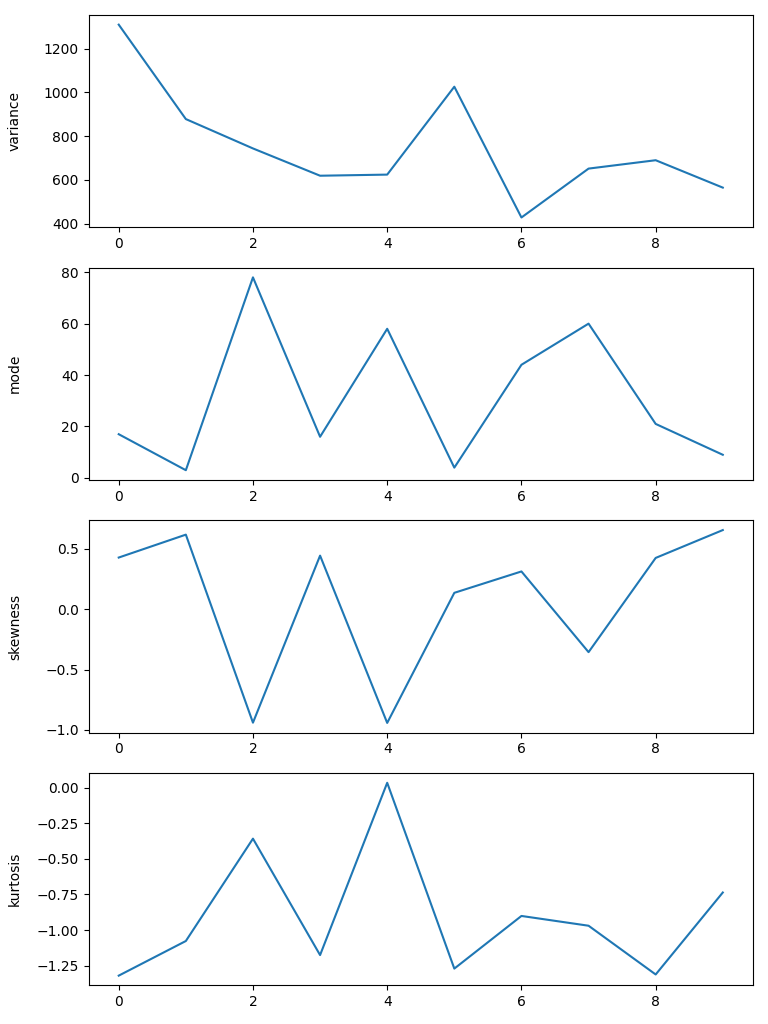

Source code (Python):
import numpy as np
import matplotlib.pyplot
import matplotlib.pyplot as plt
import scipy as sp

# Set the x-axis limits to '0' and '100'.
plt.xlim(0, 100)
# Set the y-axis limits to '0' and '100'.
plt.ylim(0, 100)

# Load data from a CSV file using NumPy's 'loadtxt' function and set delimiter as comma.
data = np.loadtxt(fname='random_function_tester_cli.csv', delimiter=',')

# Create a new Matplotlib figure with size 768x1024 px.
figure = matplotlib.pyplot.figure(figsize=(7.68, 10.24))

# Add 4 subplots to the figure in a 4x1 grid layout and store them in separate variables.
axes1 = figure.add_subplot(4, 1, 1)
axes2 = figure.add_subplot(4, 1, 2)
axes3 = figure.add_subplot(4, 1, 3)
axes4 = figure.add_subplot(4, 1, 4)

# Set y-axis label for first subplot to 'variance', rotate the label by 90 degrees, and plot the variance of each column of the data.
# The variance of a data set measures how far the values in the data set are from the mean.
# It is calculated as the average of the squared differences from the mean.
axes1.set_ylabel('variance', labelpad=0, rotation=90)
axes1.plot(data.var(axis=0))

# Set y-axis label for second subplot to 'mode', rotate the label by 90 degrees, and plot the mode of each column of the data.
# The mode of a data set is the value that appears most frequently in the data set.
axes2.set_ylabel('mode', labelpad=0, rotation=90)
axes2.plot(sp.stats.mode(data, axis=0, keepdims=False)[0])

# Set y-axis label for third subplot to 'skewness', rotate the label by 90 degrees, and plot the skewness of each column of the data.
# The skewness of a data set measures the degree of asymmetry of the data set. Positive skewness indicates a longer tail on the right side of the distribution, while negative skewness indicates a longer tail on the left side.
# It can be calculated using different formulas, but a common one is to use the third standardized moment, which is the expected value of the third power of the standardized deviations from the mean.
axes3.set_ylabel('skewness', labelpad=0, rotation=90)
axes3.plot(sp.stats.skew(data))

# Set y-axis label for fourth subplot to 'kurtosis', rotate the label by 90 degrees, and plot the kurtosis of each column of the data.
# The kurtosis of a data set measures the degree of peakedness of the data set. High kurtosis indicates a sharp peak, while low kurtosis indicates a flat distribution.
# It can be calculated using different formulas, but a common one is to use the fourth standardized moment, which is the expected value of the fourth power of the standardized deviations from the mean.
axes4.set_ylabel('kurtosis', labelpad=0, rotation=90)
axes4.plot(sp.stats.kurtosis(data))

# Align y-axis labels to the left.
axes1.yaxis.set_label_coords(-0.1, 0.5)
axes2.yaxis.set_label_coords(-0.1, 0.5)
axes3.yaxis.set_label_coords(-0.1, 0.5)
axes4.yaxis.set_label_coords(-0.1, 0.5)

# Adjust the subplots' layout to fit the contents of each subplot and avoid overlapping.
figure.tight_layout()

# Save the figure as a PNG file named 'random_function_tester_advsta_cli.png'.
matplotlib.pyplot.savefig("random_function_tester_plot_advsta_cli.png")